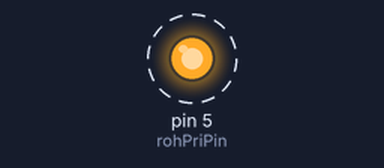
Recording of a sketch running on a simulated Arduino Uno, built with avr-gcc and run on an emulated ATmega328P. Parts: output pins drawn as LEDs (lit = HIGH). Dashed ring = blinking. What the sketch prints to the serial monitor is not drawn.

Above: at 0.2 s.
Timing chart, 0 to 3.0 s (numbered marks = the images above):
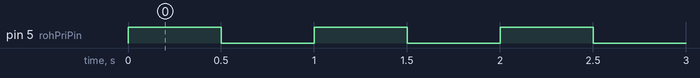

Measured:
- by itself, pin 5 (rohPriPin): alternates HIGH for 0.50 s and LOW for 0.50 s

The sketch:

RohPriLEDTest.ino
```cpp
int rohPriPin = 5;  // pin 2 is built in LED on ESP 8266

void setup() {
  Serial.begin(9600);

  pinMode(rohPriPin, OUTPUT);

}

void loop() {
  Serial.println("WiFi connection Successful");

  digitalWrite(rohPriPin, HIGH);

  delay(500);
  digitalWrite(rohPriPin, LOW);

  delay(500);
}
```
